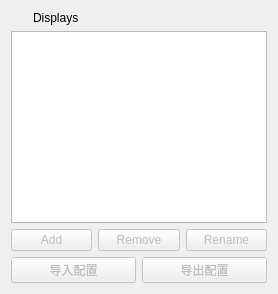
                  <widget class="QWidget" name="tab_6">
                   <attribute name="title">
                    <string>rviz</string>
                   </attribute>
                   <layout class="QVBoxLayout" name="verticalLayout_8">
                    <item>
                     <layout class="QVBoxLayout" name="verticalLayout_5">
                      <item>
                       <layout class="QHBoxLayout" name="horizontalLayout_6">
                        <item>
                         <widget class="QLabel" name="label_12">
                          <property name="maximumSize">
                           <size>
                            <width>16</width>
                            <height>16</height>
                           </size>
                          </property>
                          <property name="text">
                           <string/>
                          </property>
                          <property name="pixmap">
                           <pixmap resource="../resources/images.qrc">:/images/classes/Displays.svg</pixmap>
                          </property>
                         </widget>
                        </item>
                        <item>
                         <widget class="QLabel" name="label_13">
                          <property name="text">
                           <string>Displays</string>
                          </property>
                         </widget>
                        </item>
                       </layout>
                      </item>
                      <item>
                       <widget class="QTreeView" name="treeView_rvizDisplayTree"/>
                      </item>
                      <item>
                       <layout class="QHBoxLayout" name="horizontalLayout_5">
                        <item>
                         <widget class="QPushButton" name="pushButton_add_topic">
                          <property name="enabled">
                           <bool>false</bool>
                          </property>
                          <property name="text">
                           <string>Add</string>
                          </property>
                         </widget>
                        </item>
                        <item>
                         <widget class="QPushButton" name="pushButton_remove_topic">
                          <property name="enabled">
                           <bool>false</bool>
                          </property>
                          <property name="text">
                           <string>Remove</string>
                          </property>
                         </widget>
                        </item>
                        <item>
                         <widget class="QPushButton" name="pushButton_rename_topic">
                          <property name="enabled">
                           <bool>false</bool>
                          </property>
                          <property name="text">
                           <string>Rename</string>
                          </property>
                         </widget>
                        </item>
                       </layout>
                      </item>
                      <item>
                       <layout class="QGridLayout" name="gridLayout_10">
                        <item row="0" column="0">
                         <widget class="QPushButton" name="pushButton_rvizReadDisplaySet">
                          <property name="enabled">
                           <bool>false</bool>
                          </property>
                          <property name="text">
                           <string>导入配置</string>
                          </property>
                         </widget>
                        </item>
                        <item row="0" column="1">
                         <widget class="QPushButton" name="pushButton_rvizSaveDisplaySet">
                          <property name="enabled">
                           <bool>false</bool>
                          </property>
                          <property name="text">
                           <string>导出配置</string>
                          </property>
                         </widget>
                        </item>
                       </layout>
                      </item>
                     </layout>
                    </item>
                   </layout>
                  </widget>
